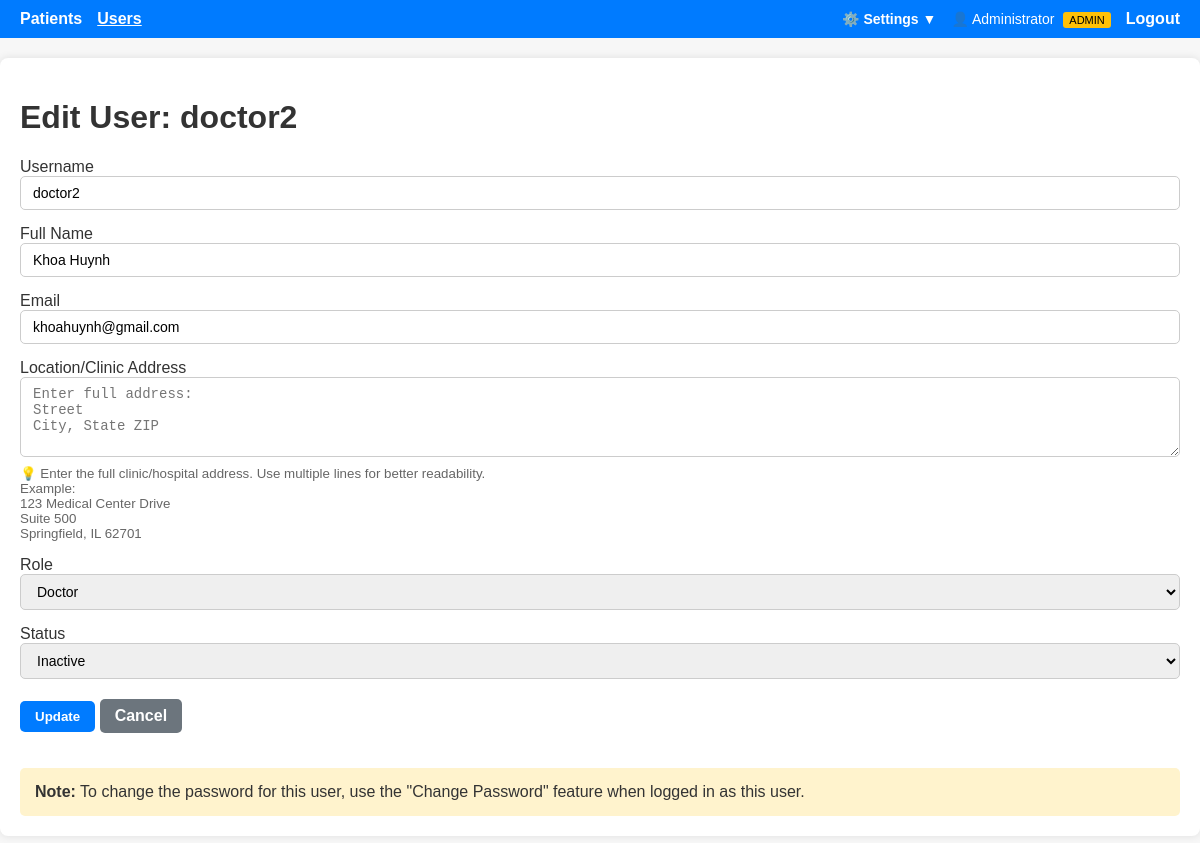
Before: /users/3/edit (signed in) with the older database file.
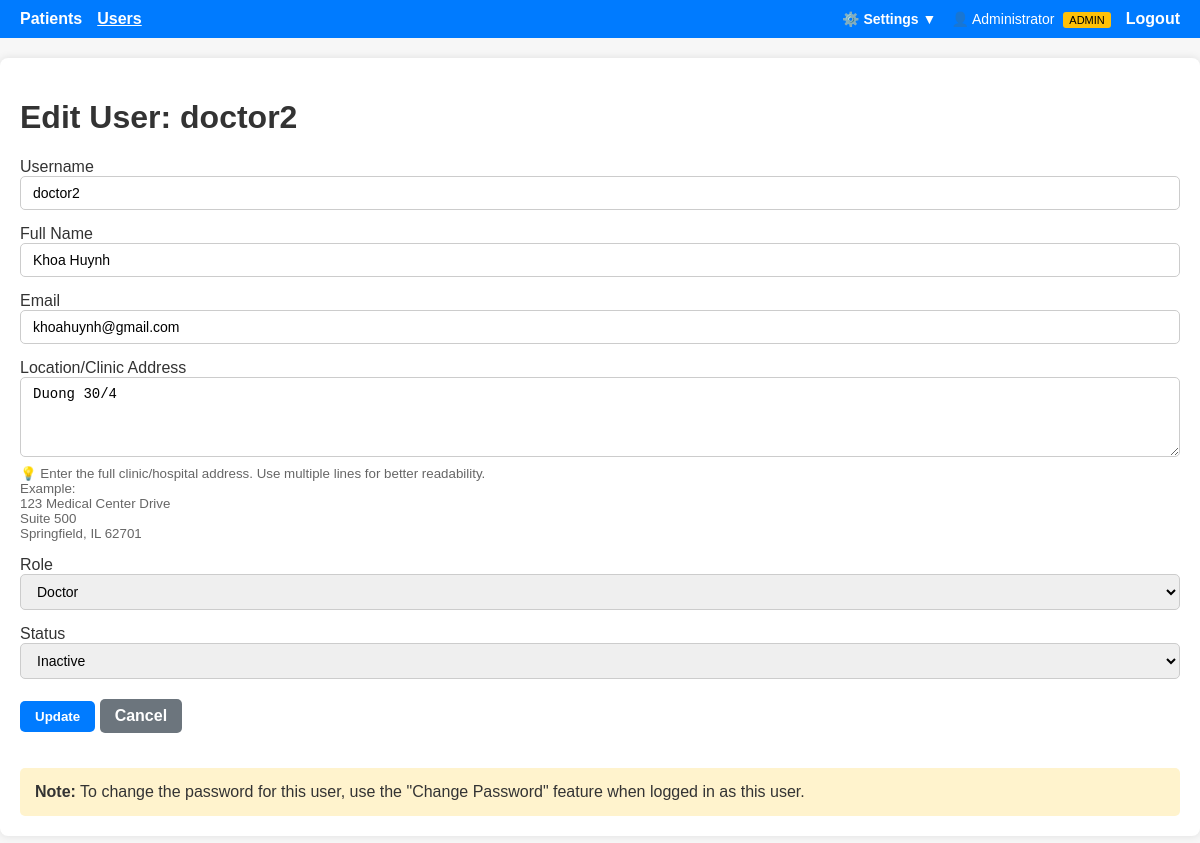
After: the same page with the newer database file.
### doctor_app/models.py (models this page shows, shortened)
class User(UserMixin, db.Model):
    id = db.Column(db.Integer, primary_key=True)
    username = db.Column(db.String(80), unique=True, nullable=False)
    password_hash = db.Column(db.String(255), nullable=False)
    role = db.Column(db.String(20), default="doctor")  # 'admin' or 'doctor'
    full_name = db.Column(db.String(120), nullable=True)
    email = db.Column(db.String(120), nullable=True)
    location = db.Column(
        db.String(255), nullable=True
    )  # UPDATED: Increased to 255 for full addresses
    created_at = db.Column(db.DateTime, default=datetime.utcnow)
    is_active = db.Column(db.Boolean, default=True)
    visits = db.relationship(
        "Visit", backref="creator", lazy=True, foreign_keys="Visit.created_by"
    )
    patients = db.relationship("Patient", backref="primary_doctor", lazy=True)
    def is_admin(self):
        return self.role == "admin"

### doctor_app/auth/routes.py (the view, shortened to what this page needs)
@bp.route("/users/<int:user_id>/edit", methods=["GET", "POST"])
@login_required
@admin_required
def edit_user(user_id):
    user = User.query.get_or_404(user_id)
    form = EditUserForm(obj=user)
    return render_template("auth/edit_user.html", form=form, user=user)

### doctor_app/auth/forms.py
class EditUserForm(FlaskForm):
    username = StringField("Username", validators=[DataRequired(), Length(max=80)])
    full_name = StringField("Full Name", validators=[DataRequired(), Length(max=120)])
    email = StringField("Email", validators=[Optional(), Email(), Length(max=120)])
    location = TextAreaField(
        "Location/Clinic Address",
        validators=[Optional(), Length(max=255)],
        render_kw={
            "rows": 3,
            "placeholder": "Enter full address:\nStreet\nCity, State ZIP",
        },
    )
    role = SelectField("Role", choices=[("doctor", "Doctor"), ("admin", "Admin")])
    is_active = SelectField(
        "Status",
        choices=[(True, "Active"), (False, "Inactive")],
        coerce=lambda x: x == "True",
    )
    submit = SubmitField("Update")

### doctor_app/auth/routes.py (called while the page is built)
def admin_required(f):
    @wraps(f)
    def decorated_function(*args, **kwargs):
        if not current_user.is_authenticated or not current_user.is_admin():
            flash("You need admin privileges to access this page", "danger")
            return redirect(url_for("patients.list_patients"))
        return f(*args, **kwargs)
    return decorated_function

### doctor_app/templates/auth/edit_user.html (shortened to what this page needs)
{% extends 'base.html' %}
{% block content %}
<h1>Edit User: {{ user.username }}</h1>
<form method="post">
    <div class="form-group">
        {{ form.username.label }}
        {{ form.username(class="form-control") }}
    </div>
    <div class="form-group">
        {{ form.full_name.label }}
        {{ form.full_name(class="form-control") }}
    </div>
    <div class="form-group">
        {{ form.email.label }}
        {{ form.email(class="form-control") }}
    </div>
    <div class="form-group">
        {{ form.location.label }}
        {{ form.location(class="form-control", style="resize: vertical; min-height: 80px;") }}
        <small style="color: #666; display: block; margin-top: 5px;">
            💡 Enter the full clinic/hospital address. Use multiple lines for better readability.
            <br>Example:<br>
            123 Medical Center Drive<br>
            Suite 500<br>
            Springfield, IL 62701
        </small>
    </div>
    <div class="form-group">
        {{ form.role.label }}
        {{ form.role(class="form-control") }}
    </div>
    <div class="form-group">
        {{ form.is_active.label }}
        {{ form.is_active(class="form-control") }}
    </div>
    {{ form.submit(class="btn") }}
    <a href="{{ url_for('auth.list_users') }}" class="btn" style="background: #6c757d;">Cancel</a>
</form>
<div style="margin-top: 30px; padding: 15px; background: #fff3cd; border-radius: 5px;">
    <strong>Note:</strong> To change the password for this user, use the "Change Password" feature when logged in as this user.
</div>
{% endblock %}

Changed rows visible on the page:
changed User "doctor2": location (not shown) → "Duong 30/4"
